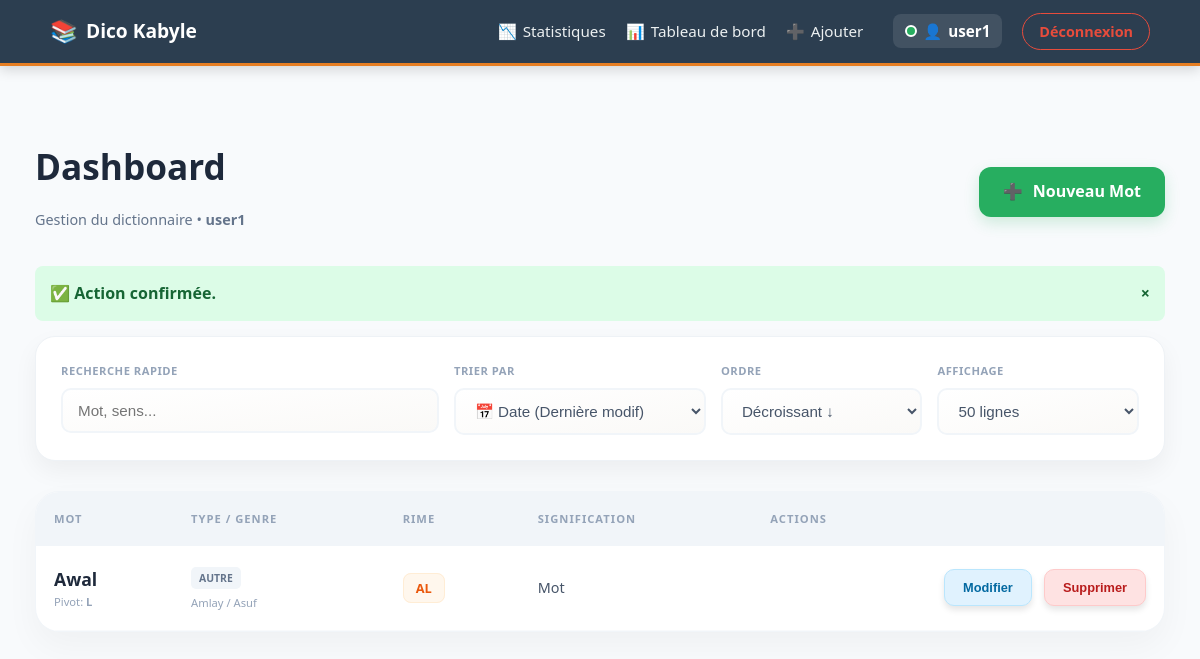
The app's page /admin.php?msg=denied (signed in) with its own data.
### tables this page shows
CREATE TABLE rimes (
    id                INTEGER PRIMARY KEY AUTOINCREMENT,
    mot               TEXT NOT NULL,
    signification     TEXT,
    exemple           TEXT,
    lettre            TEXT NOT NULL,          -- Consonne pivot (B, D, Ǧ...)
    rime              TEXT NOT NULL,          -- Terminaison (AB, ED, IBB...)
    classe_grammaticale TEXT,                 -- Nom, Verbe, etc.
    genre             TEXT,                   -- Amlay, Untlay
    nombre            TEXT,                   -- Asuf, Asget
    variante          INTEGER DEFAULT 1,
    auteur_id         INTEGER,
    created_at        TEXT DEFAULT (datetime('now')),
    updated_at        TEXT DEFAULT (datetime('now')),
    version           INTEGER DEFAULT 1,
    FOREIGN KEY (auteur_id) REFERENCES users (id)
);

### src/RhymeEngine.php (called while the page is built, shortened)
<?php
class RhymeEngine {
    private $pdo;
    public function __construct() {
        try {
            $dbPath = __DIR__ . '/../data/dico.sqlite';
            $this->pdo = new PDO("sqlite:" . $dbPath);
            $this->pdo->setAttribute(PDO::ATTR_ERRMODE, PDO::ERRMODE_EXCEPTION);
            $this->pdo->setAttribute(PDO::ATTR_DEFAULT_FETCH_MODE, PDO::FETCH_ASSOC);
        } catch (PDOException $e) {
            die("Erreur de connexion : " . $e->getMessage());
        }
    }
    public function searchAdvanced($params) {
        $sql = "SELECT * FROM rimes WHERE 1=1";
        $binds = [];
        $allowedSort = [
            'mot'           => 'mot',
            'signification' => 'signification',
            'lettre'        => 'lettre',
            'rime'          => 'rime',
            'updated_at'    => 'updated_at',
            'created_at'    => 'created_at'
        ];
        $sortField = $allowedSort[$params['sort'] ?? ''] ?? 'mot';
        $direction = (isset($params['order']) && strtoupper($params['order']) === 'DESC') ? 'DESC' : 'ASC';
        if ($sortField === 'mot') {
            $sql .= " ORDER BY mot $direction, variante ASC";
        } else {
            $sql .= " ORDER BY $sortField $direction";
        }
        if (!empty($params['limit']) && $params['limit'] !== 'all') {
            $limit = (int)$params['limit'];
            $sql .= " LIMIT $limit";
        }
        try {
            $stmt = $this->pdo->prepare($sql);
            $stmt->execute($binds);
            $results = $stmt->fetchAll();
            return $results;
        } catch (PDOException $e) {
            error_log("Erreur RhymeEngine : " . $e->getMessage());
            return [];
        }
    }
}

### public/admin.php (the view, shortened to what this page needs)
<?php
require_once __DIR__ . '/../src/Auth.php';
require_once __DIR__ . '/../src/RhymeEngine.php';
$engine = new RhymeEngine();
$params = [
    'q'      => $_GET['q'] ?? '',
    'sort'   => $_GET['sort'] ?? 'updated_at',
    'order'  => (isset($_GET['order']) && strtoupper($_GET['order']) === 'ASC') ? 'ASC' : 'DESC',
    'limit'  => $_GET['limit'] ?? '50'
];
$sortMapping = [
    'mot'           => 'mot',
    'signification' => 'signification',
    'lettre'        => 'lettre',
    'rime'          => 'rime',
    'classe'        => 'classe_grammaticale',
    'genre'         => 'genre',
    'nombre'        => 'nombre',
    'exemple'       => 'exemple',
    'date'          => 'updated_at'
];
$actualSort = $sortMapping[$params['sort']] ?? 'updated_at';
$words = $engine->searchAdvanced([
    'q'     => $params['q'],
    'sort'  => $actualSort,
    'order' => $params['order'],
    'limit' => $params['limit']
]);
?>
<!DOCTYPE html>
<html lang="fr">
<head>
    <link rel="stylesheet" href="css/style.css">
</head>
<body>
    <?php include __DIR__ . '/../src/views/navbar.php'; ?>
    <div class="container" style="max-width: 1200px; margin: 0 auto;">
        <header class="admin-header">
            <div>
                <h1 style="font-weight: 900; color: #1e293b; font-size: 2.2rem; margin:0;">Dashboard</h1>
                <p style="color: #64748b; font-size: 0.9rem;">Gestion du dictionnaire • <strong><?= htmlspecialchars($_SESSION['username']) ?></strong></p>
            </div>
            <div class="header-btns">
                <a href="add_word.php" class="btn-new"><span>➕</span> Nouveau Mot</a>
            </div>
        </header>
        <?php if (isset($_GET['msg'])): ?>
            <div class="alert-box">
                <span><?= ($_GET['msg'] === 'deleted') ? "✅ Mot supprimé." : "✅ Action confirmée." ?></span>
                <span style="cursor:pointer;" onclick="this.parentElement.style.display='none'">&times;</span>
            </div>
        <?php endif; ?>
        <form method="GET" class="filter-row">
            <div>
                <label>Recherche rapide</label>
                <input type="text" name="q" placeholder="Mot, sens..." value="<?= htmlspecialchars($params['q']) ?>">
            </div>
            <div>
                <label>Trier par</label>
                <select name="sort" onchange="this.form.submit()">
                    <option value="date" <?= $params['sort'] == 'date' ? 'selected' : '' ?>>📅 Date (Dernière modif)</option>
                </select>
            </div>
            <div>
                <label>Ordre</label>
                <select name="order" onchange="this.form.submit()">
                    <option value="DESC" <?= $params['order'] == 'DESC' ? 'selected' : '' ?>>Décroissant ↓</option>
                </select>
            </div>
            <div>
                <label>Affichage</label>
                <select name="limit" onchange="this.form.submit()">
                    <option value="50" <?= $params['limit'] == '50' ? 'selected' : '' ?>>50 lignes</option>
                </select>
            </div>
        </form>
        <div class="table-wrapper">
            <table class="styled-table">
                <thead>
                    <tr>
                        <th>Mot</th>
                        <th>Type / Genre</th>
                        <th>Rime</th>
                        <th>Signification</th>
                        <th class="actions-cell">Actions</th>
                    </tr>
                </thead>
                <tbody>
                    <?php if (empty($words)): ?>
                        <tr><td colspan="5" style="text-align:center; padding: 40px; color: #94a3b8;">Aucun résultat trouvé.</td></tr>
                    <?php else: ?>
                        <?php foreach ($words as $word): ?>
                        <tr>
                            <td data-label="Mot">
                                <div style="font-weight: 900; color: #1e293b; font-size: 1.1rem;"><?= htmlspecialchars($word['mot']) ?></div>
                                <div style="font-size: 0.7rem; color: #94a3b8;">Pivot: <strong><?= htmlspecialchars($word['lettre']) ?></strong></div>
                            </td>
                            <td data-label="Type">
                                <span style="font-size: 0.65rem; background:#f1f5f9; padding:4px 8px; border-radius:5px; font-weight:900; color:#64748b; text-transform:uppercase;">
                                    <?= htmlspecialchars($word['classe_grammaticale']) ?>
                                </span>
                                <div style="font-size: 0.7rem; color: #94a3b8; margin-top:4px;"><?= $word['genre'] ?> / <?= $word['nombre'] ?></div>
                            </td>
                            <td data-label="Rime">
                                <span style="background: #fff7ed; color: #ea580c; padding: 5px 12px; border-radius: 8px; font-weight: 800; font-size: 0.8rem; border: 1px solid #ffedd5;">
                                    <?= htmlspecialchars($word['rime']) ?>
                                </span>
                            </td>
                            <td data-label="Sens" style="color: #475569; font-size: 0.9rem; max-width: 300px;">
                                <?= mb_strimwidth(htmlspecialchars($word['signification']), 0, 80, "...") ?>
                            </td>
                            <td class="actions-cell">
                                <button class="btn-action btn-edit" onclick="openModal('edit', '<?= $word['id'] ?>', '<?= addslashes(htmlspecialchars($word['mot'])) ?>')">Modifier</button>
                                <button class="btn-action btn-delete" onclick="openModal('delete', '<?= $word['id'] ?>', '<?= addslashes(htmlspecialchars($word['mot'])) ?>')">Supprimer</button>
                            </td>
                        </tr>
                        <?php endforeach; ?>
                    <?php endif; ?>
                </tbody>
            </table>
        </div>
    </div>
</body>
</html>

### public/css/style.css (style rules this page uses)
:root { --primary-color: #2c3e50; --accent-color: #e67e22; --bg-color: #ecf0f1; --white: #ffffff; --border-color: #dcdde1; --text-muted: #7f8c8d; --success-color: #27ae60; --error-color: #e74c3c; --shadow: 0 4px 6px rgba(0, 0, 0, 0.1); --transition: all 0.3s ease; }
body { font-family: 'Segoe UI', Tahoma, Geneva, Verdana, sans-serif; background-color: var(--bg-color); color: var(--primary-color); margin: 0; line-height: 1.6; }
.container { max-width: 1100px; margin: 0 auto; padding: 20px; }
button, .btn-primary, .btn-add, .btn-pdf, .btn-submit { padding: 12px 25px; background: var(--accent-color); color: white; border: none; border-radius: 25px; cursor: pointer; font-weight: bold; box-shadow: var(--shadow); transition: var(--transition); text-decoration: none; display: inline-block; text-align: center; font-size: 1rem; }
input[type="text"], input[type="password"], input[type="email"], select, textarea { width: 100%; padding: 12px 15px; border: 1px solid var(--border-color); border-radius: 8px; box-sizing: border-box; font-size: 1rem; background-color: var(--white); transition: border-color 0.2s; }

### public/admin.php (style rules this page uses)
body { background: #f8fafc; color: #1e293b; font-family: 'Segoe UI', system-ui, sans-serif; margin: 0; padding-bottom: 50px; }
.admin-header { display: flex; justify-content: space-between; align-items: center; margin: 20px 0; padding: 0 15px; flex-wrap: wrap; gap: 15px; }
.header-btns { display: flex; gap: 15px; }
.btn-new { background: #27ae60 !important; color: white !important; padding: 12px 24px; border-radius: 12px; text-decoration: none; font-weight: 900; display: inline-flex; align-items: center; gap: 10px; transition: 0.3s; box-shadow: 0 6px 15px rgba(39, 174, 96, 0.2); }
.filter-row { display: grid; grid-template-columns: 1.5fr 1fr 0.8fr 0.8fr; gap: 15px; background: white; padding: 25px; border-radius: 20px; box-shadow: 0 10px 25px rgba(0,0,0,0.05); margin: 0 15px 30px 15px; border: 1px solid #eef2f6; }
.filter-row label { display: block; font-size: 0.7rem; font-weight: 800; color: #94a3b8; text-transform: uppercase; margin-bottom: 8px; letter-spacing: 0.5px; }
.filter-row select, .filter-row input { width: 100%; padding: 12px 15px; border: 2px solid #f1f5f9; border-radius: 10px; font-size: 0.95rem; color: #475569; background: linear-gradient(to bottom right, #ffffff, #faf9f7); transition: 0.3s; box-sizing: border-box; }
.table-wrapper { background: white; border-radius: 24px; box-shadow: 0 15px 35px rgba(0,0,0,0.04); overflow: hidden; border: 1px solid #f1f5f9; margin: 0 15px; }
.styled-table { width: 100%; border-collapse: collapse; }
.styled-table th { background: #f1f5f9; color: #94a3b8; text-align: left; padding: 18px; font-weight: 800; text-transform: uppercase; font-size: 0.7rem; letter-spacing: 1px; }
.styled-table td { padding: 18px; border-bottom: 1px solid #f8fafc; vertical-align: middle; }
.actions-cell { text-align: right; white-space: nowrap; }
.btn-action { padding: 10px 18px; border-radius: 10px; font-weight: 800; text-decoration: none; font-size: 0.8rem; display: inline-block; transition: 0.2s; cursor: pointer; border: none; }
.btn-edit { background: #e0f2fe; color: #0369a1; border: 1px solid #bae6fd; }
.btn-delete { background: #fee2e2; color: #b91c1c; border: 1px solid #fecaca; margin-left: 8px; }
.alert-box { display: flex; justify-content: space-between; align-items: center; padding: 15px; background: #dcfce7; color: #166534; border-radius: 8px; margin: 0 15px 15px 15px; font-weight: 700; }

### records on screen
rimes: mot "Awal", lettre "L", classe_grammaticale "AUTRE", genre "Amlay", nombre "Asuf", rime "AL", signification "Mot"

### other values on screen
$_SESSION['username'] "user1"
